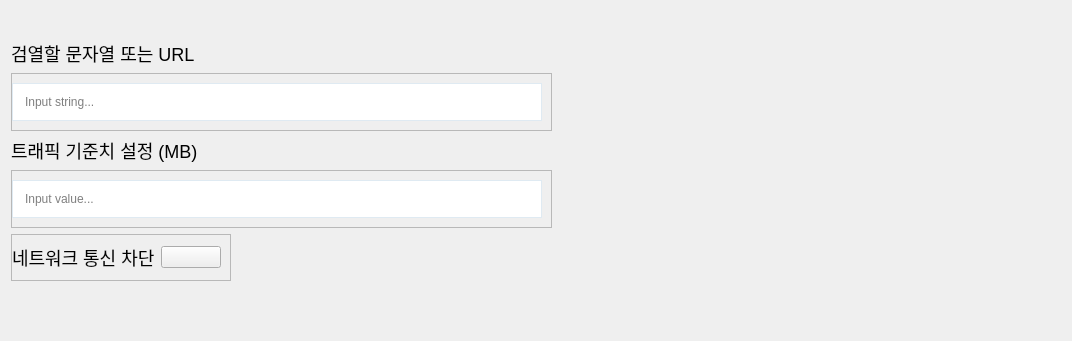
                       <widget class="QWidget" name="tab_filtering">
                        <attribute name="title">
                         <string>필터링</string>
                        </attribute>
                        <layout class="QGridLayout" name="gridLayout_14">
                         <item row="0" column="1">
                          <spacer name="horizontalSpacer_8">
                           <property name="orientation">
                            <enum>Qt::Horizontal</enum>
                           </property>
                           <property name="sizeType">
                            <enum>QSizePolicy::Maximum</enum>
                           </property>
                           <property name="sizeHint" stdset="0">
                            <size>
                             <width>500</width>
                             <height>20</height>
                            </size>
                           </property>
                          </spacer>
                         </item>
                         <item row="0" column="0">
                          <widget class="QWidget" name="widget_4" native="true">
                           <property name="sizePolicy">
                            <sizepolicy hsizetype="Minimum" vsizetype="Preferred">
                             <horstretch>0</horstretch>
                             <verstretch>0</verstretch>
                            </sizepolicy>
                           </property>
                           <property name="minimumSize">
                            <size>
                             <width>550</width>
                             <height>0</height>
                            </size>
                           </property>
                           <property name="maximumSize">
                            <size>
                             <width>550</width>
                             <height>16777215</height>
                            </size>
                           </property>
                           <property name="styleSheet">
                            <string notr="true">QLineEdit {
	border: 1px solid #DFEAF2;
	padding: 10px;
	border-radius: 20px;
}

QLabel {
	font-size: 18px;
}</string>
                           </property>
                           <layout class="QVBoxLayout" name="verticalLayout_33">
                            <property name="leftMargin">
                             <number>0</number>
                            </property>
                            <item>
                             <spacer name="verticalSpacer_18">
                              <property name="orientation">
                               <enum>Qt::Vertical</enum>
                              </property>
                              <property name="sizeType">
                               <enum>QSizePolicy::Maximum</enum>
                              </property>
                              <property name="sizeHint" stdset="0">
                               <size>
                                <width>20</width>
                                <height>20</height>
                               </size>
                              </property>
                             </spacer>
                            </item>
                            <item>
                             <widget class="QLabel" name="label_3">
                              <property name="maximumSize">
                               <size>
                                <width>16777215</width>
                                <height>50</height>
                               </size>
                              </property>
                              <property name="text">
                               <string>검열할 문자열 또는 URL</string>
                              </property>
                             </widget>
                            </item>
                            <item>
                             <widget class="QFrame" name="frame_7">
                              <property name="maximumSize">
                               <size>
                                <width>16777215</width>
                                <height>70</height>
                               </size>
                              </property>
                              <property name="frameShape">
                               <enum>QFrame::StyledPanel</enum>
                              </property>
                              <property name="frameShadow">
                               <enum>QFrame::Raised</enum>
                              </property>
                              <layout class="QVBoxLayout" name="verticalLayout_34">
                               <property name="leftMargin">
                                <number>0</number>
                               </property>
                               <item alignment="Qt::AlignTop">
                                <widget class="QLineEdit" name="input_censor">
                                 <property name="text">
                                  <string/>
                                 </property>
                                 <property name="placeholderText">
                                  <string>Input string...</string>
                                 </property>
                                 <property name="clearButtonEnabled">
                                  <bool>true</bool>
                                 </property>
                                </widget>
                               </item>
                              </layout>
                             </widget>
                            </item>
                            <item>
                             <widget class="QLabel" name="label_4">
                              <property name="maximumSize">
                               <size>
                                <width>16777215</width>
                                <height>50</height>
                               </size>
                              </property>
                              <property name="text">
                               <string>트래픽 기준치 설정 (MB)</string>
                              </property>
                             </widget>
                            </item>
                            <item>
                             <widget class="QFrame" name="frame_9">
                              <property name="maximumSize">
                               <size>
                                <width>16777215</width>
                                <height>80</height>
                               </size>
                              </property>
                              <property name="frameShape">
                               <enum>QFrame::StyledPanel</enum>
                              </property>
                              <property name="frameShadow">
                               <enum>QFrame::Raised</enum>
                              </property>
                              <layout class="QVBoxLayout" name="verticalLayout_35">
                               <property name="leftMargin">
                                <number>0</number>
                               </property>
                               <item>
                                <widget class="QLineEdit" name="input_traffic_standard">
                                 <property name="text">
                                  <string/>
                                 </property>
                                 <property name="placeholderText">
                                  <string>Input value...</string>
                                 </property>
                                 <property name="clearButtonEnabled">
                                  <bool>true</bool>
                                 </property>
                                </widget>
                               </item>
                              </layout>
                             </widget>
                            </item>
                            <item alignment="Qt::AlignLeft">
                             <widget class="QFrame" name="frame_10">
                              <property name="maximumSize">
                               <size>
                                <width>16777215</width>
                                <height>80</height>
                               </size>
                              </property>
                              <property name="frameShape">
                               <enum>QFrame::StyledPanel</enum>
                              </property>
                              <property name="frameShadow">
                               <enum>QFrame::Raised</enum>
                              </property>
                              <layout class="QHBoxLayout" name="horizontalLayout_23">
                               <property name="leftMargin">
                                <number>0</number>
                               </property>
                               <item>
                                <widget class="QLabel" name="label_5">
                                 <property name="text">
                                  <string>네트워크 통신 차단</string>
                                 </property>
                                </widget>
                               </item>
                               <item alignment="Qt::AlignLeft">
                                <widget class="QPushButton" name="btn_network_block">
                                 <property name="sizePolicy">
                                  <sizepolicy hsizetype="Minimum" vsizetype="Fixed">
                                   <horstretch>0</horstretch>
                                   <verstretch>0</verstretch>
                                  </sizepolicy>
                                 </property>
                                 <property name="minimumSize">
                                  <size>
                                   <width>60</width>
                                   <height>0</height>
                                  </size>
                                 </property>
                                 <property name="maximumSize">
                                  <size>
                                   <width>60</width>
                                   <height>16777215</height>
                                  </size>
                                 </property>
                                 <property name="text">
                                  <string/>
                                 </property>
                                 <property name="icon">
                                  <iconset resource="../resources/resources.qrc">
                                   <normaloff>:/Icons/images/off-button.png</normaloff>
                                   <normalon>:/Icons/images/on-button.png</normalon>:/Icons/images/off-button.png</iconset>
                                 </property>
                                 <property name="iconSize">
                                  <size>
                                   <width>52</width>
                                   <height>52</height>
                                  </size>
                                 </property>
                                 <property name="checkable">
                                  <bool>true</bool>
                                 </property>
                                </widget>
                               </item>
                              </layout>
                             </widget>
                            </item>
                            <item>
                             <spacer name="verticalSpacer_16">
                              <property name="orientation">
                               <enum>Qt::Vertical</enum>
                              </property>
                              <property name="sizeHint" stdset="0">
                               <size>
                                <width>20</width>
                                <height>40</height>
                               </size>
                              </property>
                             </spacer>
                            </item>
                           </layout>
                          </widget>
                         </item>
                        </layout>
                       </widget>
